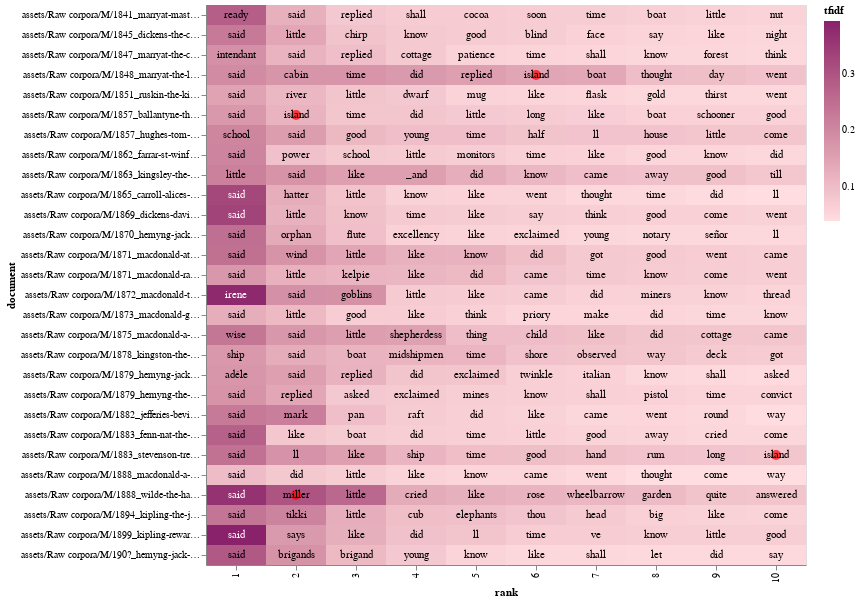

Notebook code cell kept with this figure:
### Code cell
tfidf_heatmapx(top_tfidf, f_male_related_words, True)

### Figure 1 — Vega-Lite specification as saved in the notebook (floating-point values rounded to 4 significant figures; data arrays with more than 128 entries replaced by an {"elided": "..."} marker saying what was removed)
{"config": {"view": {"continuousWidth": 400, "continuousHeight": 300}}, "layer": [{"mark": "rect", "encoding": {"color": {"field": "tfidf", "scale": {"range": ["#ffdde1", "#89216B"]}, "type": "quantitative"}, "x": {"field": "rank", "type": "ordinal"}, "y": {"field": "document", "type": "nominal"}}, "transform": [{"window": [{"op": "rank", "field": "", "as": "rank"}], "groupby": ["document"], "sort": [{"field": "tfidf", "order": "descending"}]}]}, {"mark": {"type": "circle", "size": 100}, "encoding": {"color": {"condition": {"value": "red", "test": {"field": "term", "oneOf": ["rowe", "viscount", "melchior", "buller", "cedric", "barge", "roger", "hero", "cheap", "lifted", "public", "skin", "miller", "island", "knife", "companion", "whiskerandos", "business", "mill", "gray", "bill", "whip", "rein", "tutor", "plain", "childe", "liberality", "lace", "knitting", "amelia's", "frock", "charity", "shawl", "bonnet", "madam", "maid", "dress", "silk", "doll", "faded", "marry", "bitterly", "she will", "arrival", "tidy", "married", "cushion", "childe", "liberality", "lace", "knitting", "amelia's", "frock", "charity", "shawl", "bonnet", "madam", "maid", "dress", "silk", "doll", "faded", "marry", "bitterly", "she will", "arrival", "tidy", "married", "cushion", "childe", "liberality", "lace", "knitting", "amelia's", "frock", "charity", "shawl", "bonnet", "madam", "maid", "dress", "silk", "doll", "faded", "marry", "bitterly", "she will", "arrival", "tidy", "married", "cushion"]}}, "value": "#FFFFFF00"}, "x": {"field": "rank", "type": "ordinal"}, "y": {"field": "document", "type": "nominal"}}, "transform": [{"window": [{"op": "rank", "field": "", "as": "rank"}], "groupby": ["document"], "sort": [{"field": "tfidf", "order": "descending"}]}]}, {"mark": {"type": "text", "baseline": "middle"}, "encoding": {"color": {"condition": {"value": "white", "test": "(datum.tfidf >= 0.3)"}, "value": "black"}, "text": {"field": "term", "type": "nominal"}, "x": {"field": "rank", "type": "ordinal"}, "y": {"field": "document", "type": "nominal"}}, "transform": [{"window": [{"op": "rank", "field": "", "as": "rank"}], "groupby": ["document"], "sort": [{"field": "tfidf", "order": "descending"}]}]}], "data": {"name": "data-9dc3fda266f3e017c10f435453fe7687"}, "width": 600, "$schema": "https://vega.github.io/schema/vega-lite/v4.17.0.json", "datasets": {"data-9dc3fda266f3e017c10f435453fe7687": {"elided": "280 records"}}}
